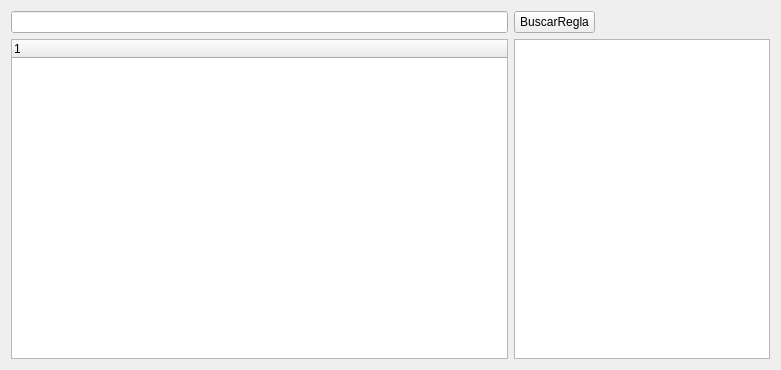
<?xml version="1.0" encoding="UTF-8"?>
<ui version="4.0">
 <class>Reglas</class>
 <widget class="QWidget" name="Reglas">
  <property name="geometry">
   <rect>
    <x>0</x>
    <y>0</y>
    <width>781</width>
    <height>370</height>
   </rect>
  </property>
  <property name="windowTitle">
   <string>Form</string>
  </property>
  <layout class="QGridLayout" name="gridLayout">
   <item row="0" column="0">
    <widget class="QLineEdit" name="lineEdit"/>
   </item>
   <item row="1" column="0" rowspan="2">
    <widget class="QTreeWidget" name="treeWidget">
     <column>
      <property name="text">
       <string notr="true">1</string>
      </property>
     </column>
    </widget>
   </item>
   <item row="0" column="1">
    <widget class="QPushButton" name="pushButton">
     <property name="text">
      <string>BuscarRegla</string>
     </property>
    </widget>
   </item>
   <item row="1" column="1" rowspan="2" colspan="3">
    <widget class="QTableWidget" name="tableWidget"/>
   </item>
  </layout>
 </widget>
 <resources/>
 <connections/>
</ui>
